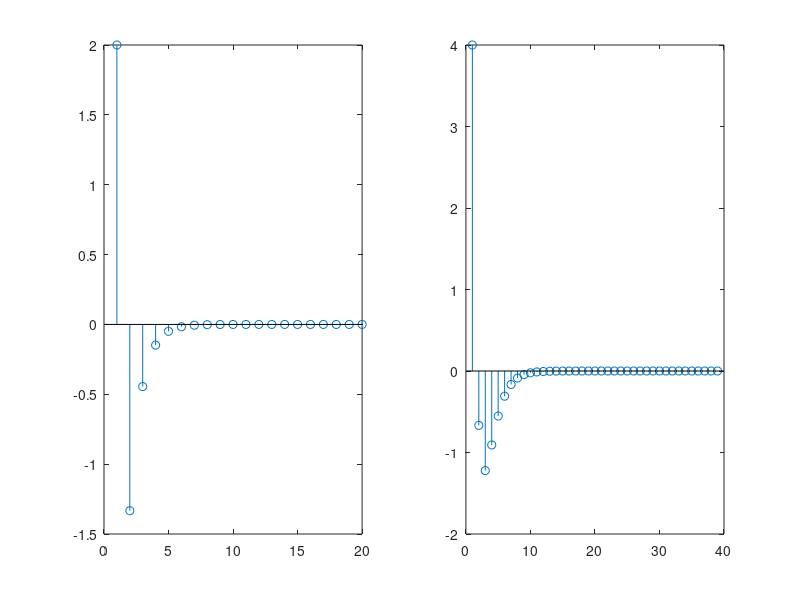

Write MATLAB code to recreate this figure.

h = zeros(1,20);
h(1,1)=2;
for n =2:20
  h(1,n) = -4*(1/3)^(n-1);
end
figure(1);
subplot(121);
stem(h);
x = zeros(1,20);
for n=1:20
   x(1,n) = (1/2)^(n-2) ;
    
end
y = conv(x,h);
subplot(122);
stem(y);